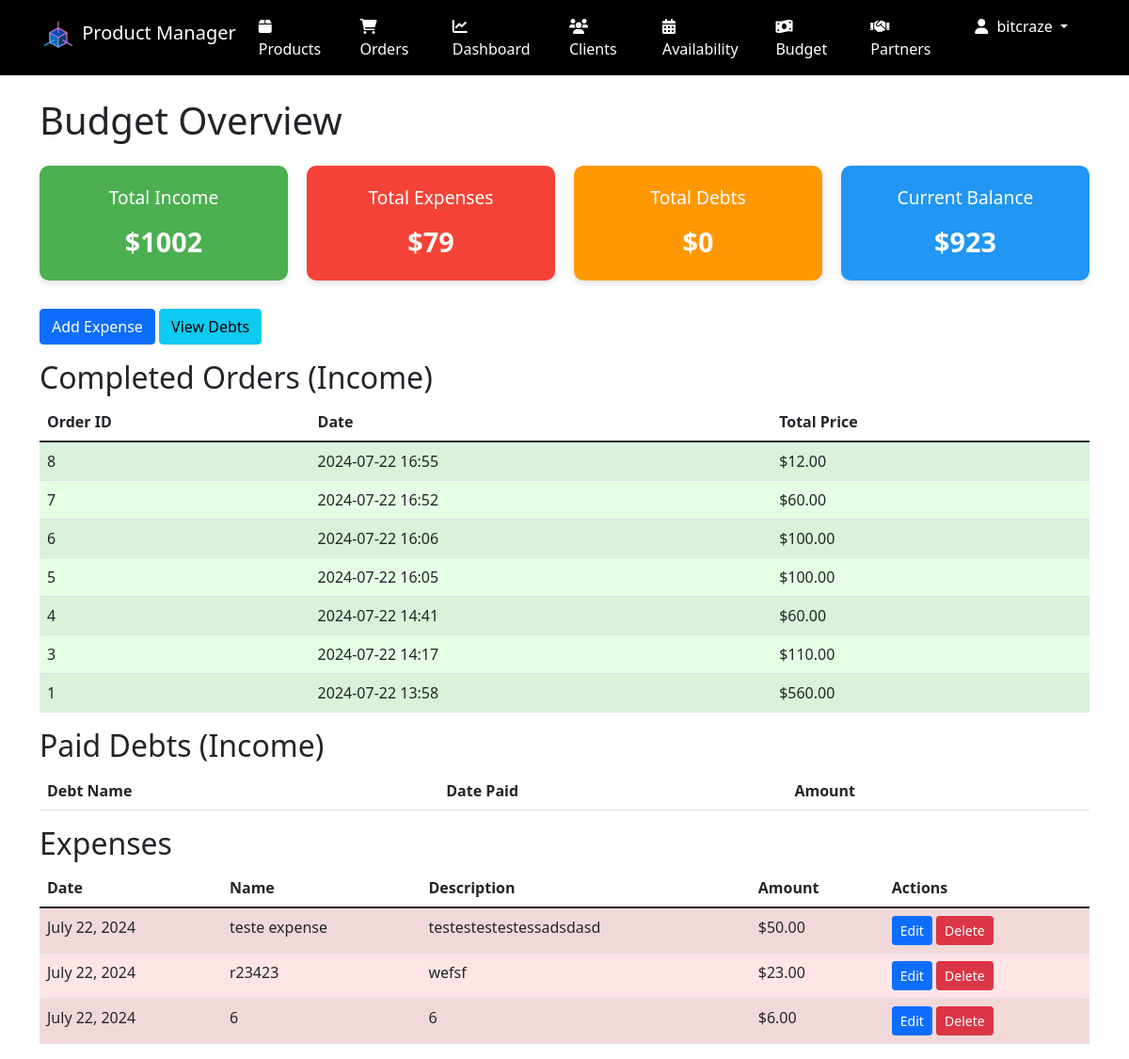
The app's page /budget/ (signed in), older data.
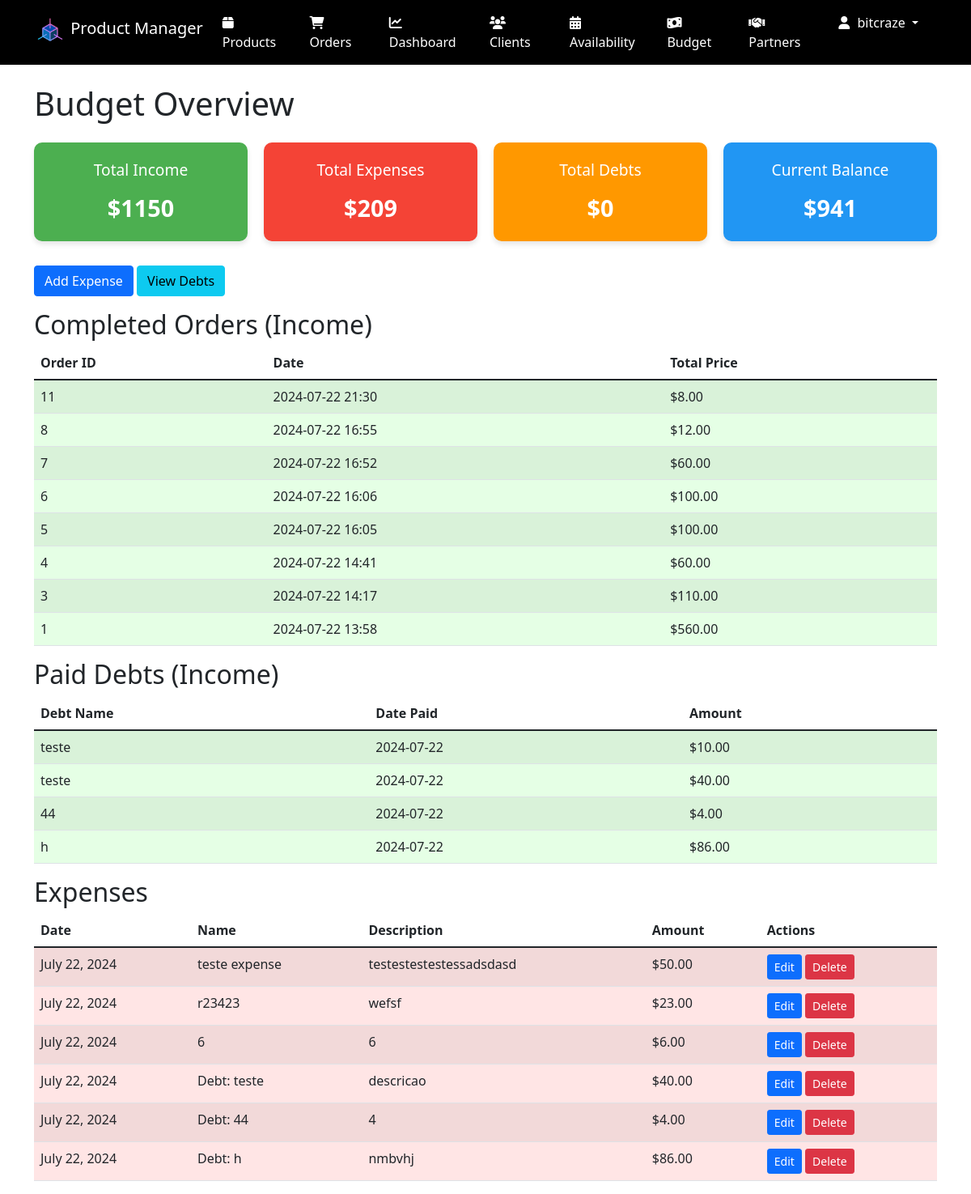
The same page, newer data.
### orders/models.py (models this page shows, shortened)
class Order(models.Model):
    id = models.AutoField(primary_key=True)
    telegram_user_id = models.IntegerField()
    STATUS_CHOICES = [
        ('cart', 'Cart'),
        ('pending_appointment', 'Pending Appointment'),
        ('pending', 'Pending'),
        ('accepted', 'Accepted'),
        ('dispatched', 'Dispatched'),
        ('completed', 'Completed'),
        ('cancelled', 'Cancelled'),
    ]
    status = models.CharField(max_length=20, choices=STATUS_CHOICES, default='cart')
    meeting_time = models.DateTimeField(null=True, blank=True)
    created_at = models.DateTimeField(auto_now_add=True)
    updated_at = models.DateTimeField(auto_now=True)
    total_price = models.DecimalField(max_digits=10, decimal_places=2, default=0)
    profit = models.DecimalField(max_digits=10, decimal_places=2, default=0)
    created_by = models.ForeignKey(settings.AUTH_USER_MODEL, on_delete=models.SET_NULL, null=True, related_name='created_orders')

### budget_manager/models.py (models this page shows, shortened)
class Expense(models.Model):
    name = models.CharField(max_length=200)
    description = models.TextField(blank=True)
    amount = models.DecimalField(max_digits=10, decimal_places=2)
    date = models.DateField(default=timezone.now)
    class Meta:
        ordering = ['-date']
        verbose_name = 'Expense'
        verbose_name_plural = 'Expenses'

class Debt(models.Model):
    name = models.CharField(max_length=200)
    description = models.TextField(blank=True)
    amount = models.DecimalField(max_digits=10, decimal_places=2)
    order = models.ForeignKey(Order, on_delete=models.SET_NULL, null=True, blank=True)
    date_created = models.DateField(default=timezone.now)
    date_paid = models.DateField(null=True, blank=True)
    is_paid = models.BooleanField(default=False)
    expense = models.OneToOneField(Expense, on_delete=models.SET_NULL, null=True, blank=True, related_name='debt')
    income = models.OneToOneField(Income, on_delete=models.SET_NULL, null=True, blank=True, related_name='debt')
    class Meta:
        ordering = ['-date_created']
        verbose_name = 'Debt'
        verbose_name_plural = 'Debts'

### budget_manager/views.py (the view)
# urls.py: path('', views.BudgetOverviewView.as_view(), name='overview'),
class BudgetOverviewView(AdminRequiredMixin, ListView):
    template_name = 'budget_manager/budget_overview.html'
    context_object_name = 'transactions'
    def get_queryset(self):
        completed_orders = Order.objects.filter(status='completed').order_by('-created_at')
        expenses = Expense.objects.all().order_by('-date')
        paid_debts = Debt.objects.filter(is_paid=True).order_by('-date_paid')
        return {
            'orders': completed_orders,
            'expenses': expenses,
            'paid_debts': paid_debts,
        }
    def get_context_data(self, **kwargs):
        context = super().get_context_data(**kwargs)
        order_income = Order.objects.filter(status='completed').aggregate(Sum('total_price'))['total_price__sum'] or 0
        debt_income = Debt.objects.filter(is_paid=True).aggregate(Sum('amount'))['amount__sum'] or 0
        total_income = order_income + debt_income
        total_expenses = Expense.objects.aggregate(Sum('amount'))['amount__sum'] or 0
        total_debts = Debt.objects.filter(is_paid=False).aggregate(Sum('amount'))['amount__sum'] or 0
        balance = total_income - total_expenses
        context['total_income'] = total_income
        context['total_expenses'] = total_expenses
        context['total_debts'] = total_debts
        context['balance'] = balance
        return context

### budget_manager/views.py (called while the page is built)
    def test_func(self):
        return self.request.user.is_staff or self.request.user.is_superuser

### templates/budget_manager/budget_overview.html (shortened to what this page needs)
{% extends 'base.html' %}
{% block content %}
<h1 class="mb-4">Budget Overview</h1>
<div class="financial-overview">
    <div class="financial-box income-box">
        <div class="box-title">Total Income</div>
        <div class="box-amount">${{ total_income }}</div>
    </div>
    <div class="financial-box expense-box">
        <div class="box-title">Total Expenses</div>
        <div class="box-amount">${{ total_expenses }}</div>
    </div>
    <div class="financial-box debt-box">
        <div class="box-title">Total Debts</div>
        <div class="box-amount">${{ total_debts }}</div>
    </div>
    <div class="financial-box balance-box">
        <div class="box-title">Current Balance</div>
        <div class="box-amount">${{ balance }}</div>
    </div>
</div>
<div class="mb-3">
    <a href="{% url 'budget_manager:add_expense' %}" class="btn btn-primary">Add Expense</a>
    <a href="{% url 'budget_manager:debt_list' %}" class="btn btn-info">View Debts</a>
</div>
<h2>Completed Orders (Income)</h2>
<table class="table table-striped table-hover">
    <thead>
        <tr>
            <th>Order ID</th>
            <th>Date</th>
            <th>Total Price</th>
        </tr>
    </thead>
    <tbody>
        {% for order in transactions.orders %}
        <tr class="income-row">
            <td>{{ order.id }}</td>
            <td>{{ order.created_at|date:"Y-m-d H:i" }}</td>
            <td>${{ order.total_price }}</td>
        </tr>
        {% endfor %}
    </tbody>
</table>
<h2>Paid Debts (Income)</h2>
<table class="table table-striped table-hover">
    <thead>
        <tr>
            <th>Debt Name</th>
            <th>Date Paid</th>
            <th>Amount</th>
        </tr>
    </thead>
    <tbody>
        {% for debt in transactions.paid_debts %}
        <tr class="income-row">
            <td>{{ debt.name }}</td>
            <td>{{ debt.date_paid|date:"Y-m-d" }}</td>
            <td>${{ debt.amount }}</td>
        </tr>
        {% endfor %}
    </tbody>
</table>
<h2>Expenses</h2>
<table class="table table-striped table-hover">
    <thead>
        <tr>
            <th>Date</th>
            <th>Name</th>
            <th>Description</th>
            <th>Amount</th>
            <th>Actions</th>
        </tr>
    </thead>
    <tbody>
        {% for expense in transactions.expenses %}
        <tr class="expense-row">
            <td>{{ expense.date }}</td>
            <td>{{ expense.name }}</td>
            <td>{{ expense.description }}</td>
            <td>${{ expense.amount }}</td>
            <td>
                <a href="{% url 'budget_manager:edit_expense' expense.id %}" class="btn btn-sm btn-primary">Edit</a>
                <a href="{% url 'budget_manager:delete_expense' expense.id %}" class="btn btn-sm btn-danger">Delete</a>
            </td>
        </tr>
        {% endfor %}
    </tbody>
</table>
{% endblock %}

Row changes from the older to the newer data that the page shows:
added Order: id "11", created_at "2024-07-22 21:30", total_price "8.00"
added Debt: name "teste", date_paid "2024-07-22", amount "10.00"
added Debt: name "teste", date_paid "2024-07-22", amount "40.00"
added Debt: name "44", date_paid "2024-07-22", amount "4.00"
added Debt: name "h", date_paid "2024-07-22", amount "86.00"
added Expense: date "July 22, 2024", name "Debt: teste", description "descricao", amount "40.00"
added Expense: date "July 22, 2024", name "Debt: 44", description "4", amount "4.00"
added Expense: date "July 22, 2024", name "Debt: h", description "nmbvhj", amount "86.00"
Text that changed along with them:
{{ total_income }}: "1002" → "1150"
{{ total_expenses }}: "79" → "209"
{{ balance }}: "923" → "941"
